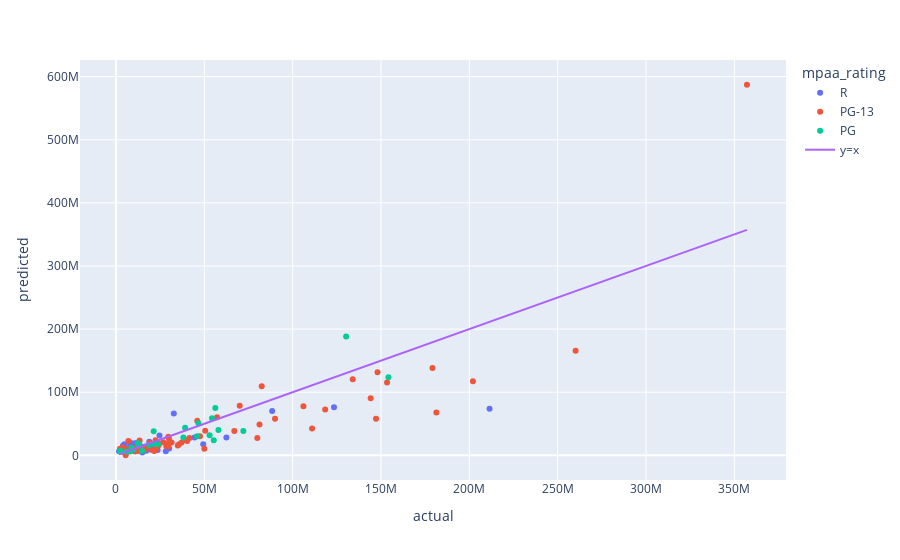

Notebook code for this chart:
### Code cell
# now need to implement the log and sqrt transformations
df['log_opening_wide_revenue'] = np.log(df['opening_wide_revenue'])
df['sqrt_opening_wide_revenue'] = np.sqrt(df['opening_wide_revenue'])
df['log_budget'] = np.log(df['budget'])
df['sqrt_budget'] = np.sqrt(df['budget'])
df['sqrt_wikipedia_pre_release_monday_views'] = np.sqrt(df['wikipedia_pre_release_monday_views'])
df['sqrt_sum_cast_box_office'] = np.sqrt(df['sum_cast_box_office'])
df['sqrt_sum_crew_box_office'] = np.sqrt(df['sum_crew_box_office'])
df['sqrt_max_trailer_views'] = np.sqrt(df['max_trailer_views'])
df['sqrt_total_trailer_views'] = np.sqrt(df['total_trailer_views'])
df['sqrt_top_3_trailer_views'] = np.sqrt(df['top_3_trailer_views'])

formula = "log_opening_wide_revenue ~ 0 + metacritic_before_wide_friday_calculated * log_budget * sqrt_wikipedia_pre_release_monday_views * weighted_crew_median_box_office + weighted_cast_median_box_office + in_franchise + top_5_trailer_views"

X_train, X_test, y_train, y_test = train_test_split(df, df['log_opening_wide_revenue'], test_size=0.2)

model = smf.ols(formula=formula, data=X_train).fit()

print(model.summary())

# create an actual vs predicted plot
y_pred = model.predict(X_test)

results_df = pd.DataFrame({
    'actual': y_test,
    'predicted': y_pred,
    'title': X['title'],
    'mpaa_rating': X['mpaa_rating']
})

# drop rows with missing values
results_df = results_df.dropna()

# undo the log transformation
results_df['actual'] = np.exp(results_df['actual'])
results_df['predicted'] = np.exp(results_df['predicted'])

fig = px.scatter(results_df, x='actual', y='predicted', hover_name='title', color='mpaa_rating')
fig.add_trace(go.Scatter(x=results_df['actual'], y=results_df['actual'], mode='lines', name='y=x'))
fig.show()

# print the mean squared error
print('Mean squared error:', mean_squared_error(results_df['actual'], results_df['predicted']))

### Figure 1 — Plotly figure (JSON) as saved in the notebook; plotly's stock layout.template omitted (floating-point values rounded to 4 significant figures; data arrays with more than 128 entries replaced by an {"elided": "..."} marker saying what was removed)
{"data": [{"hovertemplate": "<b>%{hovertext}</b><br><br>mpaa_rating=R<br>actual=%{x}<br>predicted=%{y}<extra></extra>", "hovertext": ["The Boy Next Door", "Chappie", "Run All Night", "The Gunman", "Magic Mike XXL", "Trainwreck", "Southpaw", "No Escape", "Crimson Peak", "Paranormal Activity: The Ghost Dimension", "Our Brand is Crisis", "The Big Short", "Fifty Shades of Black", "The Boss", "Hardcore Henry", "Free State of Jones", "Mike and Dave Need Wedding Dates", "War Dogs", "Manchester by the Sea", "Allied", "Patriots Day", "Fist Fight", "Logan", "Life", "Baby Driver", "The House", "Atomic Blonde", "It", "Blade Runner 2049", "Jigsaw", "Downsizing", "Annihilation", "Red Sparrow", "The Strangers: Prey at Night", "Acrimony", "Sorry to Bother You", "Mile 22", "The Predator", "The Mule", "Hellboy", "Rambo: Last Blood", "Motherless Brooklyn", "Like a Boss", "Bad Boys For Life", "The Invisible Man", "The Hunt", "Spiral", "The Hitman’s Wife’s Bodyguard", "The Forever Purge", "Don’t Breathe 2", "Halloween Kills", "The Last Duel", "Smile", "Scream VI", "Renfield", "The Pope’s Exorcist", "The Machine", "Expend4bles", "American Fiction", "Ferrari", "The Strangers: Chapter 1", "Deadpool & Wolverine", "Speak No Evil"], "legendgroup": "R", "marker": {"color": "#636efa", "symbol": "circle"}, "mode": "markers", "name": "R", "orientation": "v", "showlegend": true, "type": "scatter", "x": [14910000.0, 13350000.0, 11010000.0, 5029000.0, 12857184, 30100000.0, 16700000.0, 8111000.0, 13140000.0, 8070000.0, 3238000.0, 10530000.0, 5901000.0, 23590000.0, 5108000.0, 7572000.0, 16630000.0, 14690000.0, 4223828, 12700000.0, 11610000.0, 12200000.0, 88411916, 12500000.0, 20550000.0, 8725000.0, 18290000.0, 123400000.0, 32750000.0, 16640000.0, 4954000.0, 11070000.0, 16850000.0, 10400000.0, 17170000.0, 4209000.0, 13710000.0, 24632284, 17510000.0, 12050000.0, 18870000.0, 3500000.0, 10010000.0, 62500000.0, 28210000.0, 5304000.0, 8750034, 11400000.0, 12550000.0, 10620000.0, 49400000.0, 4759000.0, 22610000.0, 44450000.0, 8026000.0, 9006000.0, 5001000.0, 8039000.0, 1755000.0, 3922000.0, 11830000.0, 211400000.0, 11400000.0], "xaxis": "x", "y": [4615000.0, 13080000.0, 9305000.0, 6938000.0, 12610000.0, 10980000.0, 10300000.0, 6571000.0, 17030000.0, 12410000.0, 8081000.0, 11170000.0, 5490000.0, 8531000.0, 5080000.0, 11580000.0, 9606000.0, 13450000.0, 6233000.0, 15290000.0, 9657000.0, 7839000.0, 70320000.0, 12620000.0, 12580000.0, 8376000.0, 9542000.0, 76050000.0, 66420000.0, 14030000.0, 9920000.0, 13810000.0, 11350000.0, 9758000.0, 7072000.0, 6265000.0, 8659000.0, 31340000.0, 11890000.0, 19160000.0, 21540000.0, 8348000.0, 8297000.0, 28160000.0, 6611000.0, 9689000.0, 13520000.0, 17910000.0, 14060000.0, 19090000.0, 17590000.0, 17630000.0, 20820000.0, 28370000.0, 18400000.0, 8839000.0, 6013000.0, 20120000.0, 6554000.0, 15070000.0, 18560000.0, 73610000.0, 9600000.0], "yaxis": "y"}, {"hovertemplate": "<b>%{hovertext}</b><br><br>mpaa_rating=PG-13<br>actual=%{x}<br>predicted=%{y}<extra></extra>", "hovertext": ["Black or White", "Furious 7", "Little Boy", "Poltergeist", "Ant-Man", "Paper Towns", "Bridge of Spies", "Love the Coopers", "The 33", "Secret in Their Eyes", "Creed", "Krampus", "Joy", "Pride and Prejudice and Zombies", "Eddie the Eagle", "Captain America: Civil War", "Warcraft", "Now You See Me 2", "Ghostbusters", "Lights Out", "Sully", "Miss Peregrine’s Home for Peculiar Children", "Masterminds", "Tyler Perry’s Boo! A Madea Halloween", "Gifted", "The Circle", "Dunkirk", "Logan Lucky", "Victoria and Abdul", "Geostorm", "Insidious: The Last Key", "Black Panther", "Rampage", "Ocean’s 8", "Jurassic World: Fallen Kingdom", "Uncle Drew", "Searching", "Instant Family", "Green Book", "The Upside", "Glass", "Captain Marvel", "Avengers: Endgame", "The Intruder", "The Sun is Also a Star", "Ad Astra", "Ford v. Ferrari", "Knives Out", "Just Mercy", "The Turning", "The Photograph", "The New Mutants", "News of the World", "Chaos Walking", "A Quiet Place: Part II", "F9: The Fast Saga", "Snake Eyes: G.I. Joe Origins", "Venom: Let There be Carnage", "West Side Story", "Spider-Man: No Way Home", "Marry Me", "Dog", "The Batman", "Morbius", "Thor: Love and Thunder", "Black Adam", "Black Panther: Wakanda Forever", "Ant-Man and the Wasp: Quantumania", "His Only Son", "Dungeons & Dragons: Honor Among Thieves", "Guardians of the Galaxy Vol 3", "Haunted Mansion", "Meg 2: The Trench", "Five Nights at Freddy’s", "Dune: Part Two", "Sound of Hope: The Story of Possum Trot", "Fly Me to the Moon", "Twisters", "It Ends With Us", "Beetlejuice Beetlejuice"], "legendgroup": "PG-13", "marker": {"color": "#EF553B", "symbol": "circle"}, "mode": "markers", "name": "PG-13", "orientation": "v", "showlegend": true, "type": "scatter", "x": [6213000.0, 147200000.0, 2750000.0, 22620000.0, 57230000.0, 12650000.0, 15370000.0, 8318000.0, 5787000.0, 6653000.0, 29630000.0, 16290000.0, 17020000.0, 5324000.0, 6085000.0, 179100000.0, 24170000.0, 22380000.0, 46020000.0, 21690000.0, 35028301, 28870000.0, 6541000.0, 28500000.0, 3091000.0, 9034000.0, 50510000.0, 7600000.0, 3006000.0, 13710000.0, 29580000.0, 202000000.0, 35750000.0, 41610000.0, 148000000.0, 15240000.0, 6066000.0, 14500000.0, 5502000.0, 20350000.0, 40328920, 153400000.0, 357100000.0, 10860000.0, 2512000.0, 19000000.0, 31470000.0, 26770000.0, 9713000.0, 6950000.0, 12180000.0, 7037000.0, 2250000.0, 3775000.0, 47550000.0, 70040000.0, 13370000.0, 90033210, 10570000.0, 260100000.0, 7950000.0, 14880000.0, 134000000.0, 39010000.0, 144200000.0, 67000000.0, 181300000.0, 106100000.0, 5501000.0, 37210000.0, 118400000.0, 24080000.0, 30000000.0, 80000000.0, 82510000.0, 3079000.0, 9427000.0, 81250000.0, 50020000.0, 111000000.0], "xaxis": "x", "y": [5018000.0, 58080000.0, 7590000.0, 9667000.0, 60120000.0, 8174000.0, 11490000.0, 7121000.0, 8031000.0, 8094000.0, 29400000.0, 8730000.0, 10430000.0, 7939000.0, 8442000.0, 138200000.0, 15980000.0, 23760000.0, 54660000.0, 6944000.0, 15620000.0, 17740000.0, 8288000.0, 14170000.0, 5965000.0, 8227000.0, 39000000.0, 10530000.0, 8224000.0, 8580000.0, 13770000.0, 117300000.0, 17400000.0, 27230000.0, 131600000.0, 8049000.0, 6262000.0, 10290000.0, 9761000.0, 8412000.0, 22490000.0, 115400000.0, 587200000.0, 6220000.0, 6063000.0, 19630000.0, 20310000.0, 20790000.0, 9376000.0, 6949000.0, 6628000.0, 22740000.0, 10550000.0, 12430000.0, 30100000.0, 78480000.0, 23510000.0, 57780000.0, 8025000.0, 165600000.0, 7919000.0, 8579000.0, 120500000.0, 24850000.0, 90430000.0, 38470000.0, 67980000.0, 77810000.0, 91160.0, 20100000.0, 72430000.0, 19150000.0, 26400000.0, 27260000.0, 109400000.0, 6110000.0, 12200000.0, 48840000.0, 10500000.0, 42540000.0], "yaxis": "y"}, {"hovertemplate": "<b>%{hovertext}</b><br><br>mpaa_rating=PG<br>actual=%{x}<br>predicted=%{y}<extra></extra>", "hovertext": ["The SpongeBob Movie: Sponge Out of Water", "Paul Blart: Mall Cop 2", "The Good Dinosaur", "Miracles from Heaven", "The Angry Birds Movie", "The BFG", "Ice Age: Collision Course", "Pete’s Dragon", "Queen of Katwe", "The Lego Batman Movie", "The Star", "Ferdinand", "The Greatest Showman", "Show Dogs", "Dog Days", "Ralph Breaks The Internet", "Dumbo", "Pokémon: Detective Pikachu", "The Secret Life of Pets 2", "Overcomer", "Frozen II", "Sonic The Hedgehog", "Sonic the Hedgehog 2", "Migration", "Inside Out 2"], "legendgroup": "PG", "marker": {"color": "#00cc96", "symbol": "circle"}, "mode": "markers", "name": "PG", "orientation": "v", "showlegend": true, "type": "scatter", "x": [55370000.0, 23760000.0, 39160000.0, 14810000.0, 38155177, 18780000.0, 21370000.0, 21510000.0, 2495000.0, 53000000.0, 9813000.0, 13400000.0, 8806000.0, 6024000.0, 2555000.0, 56240000.0, 45990000.0, 54370000.0, 46650000.0, 8147000.0, 130300000.0, 58020000.0, 72110000.0, 12450000.0, 154200000.0], "xaxis": "x", "y": [23910000.0, 17440000.0, 43610000.0, 7203000.0, 28320000.0, 16490000.0, 38270000.0, 18490000.0, 7076000.0, 31970000.0, 8868000.0, 15740000.0, 11820000.0, 5442000.0, 5550000.0, 75010000.0, 30300000.0, 58580000.0, 50670000.0, 6519000.0, 188400000.0, 40180000.0, 38520000.0, 19000000.0, 123600000.0], "yaxis": "y"}, {"mode": "lines", "name": "y=x", "type": "scatter", "x": {"elided": "168 float values"}, "y": {"elided": "168 float values"}}], "layout": {"legend": {"title": {"text": "mpaa_rating"}, "tracegroupgap": 0}, "margin": {"t": 60}, "xaxis": {"anchor": "y", "domain": [0, 1], "title": {"text": "actual"}}, "yaxis": {"anchor": "x", "domain": [0, 1], "title": {"text": "predicted"}}}}
